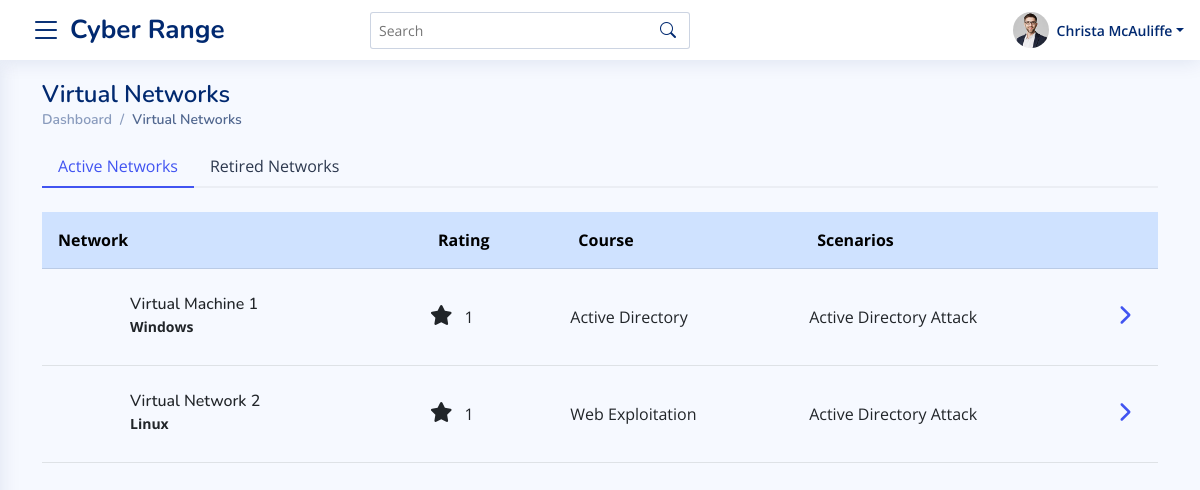
The page /instructor/virtaul-networks (signed in) on the database as committed earlier.
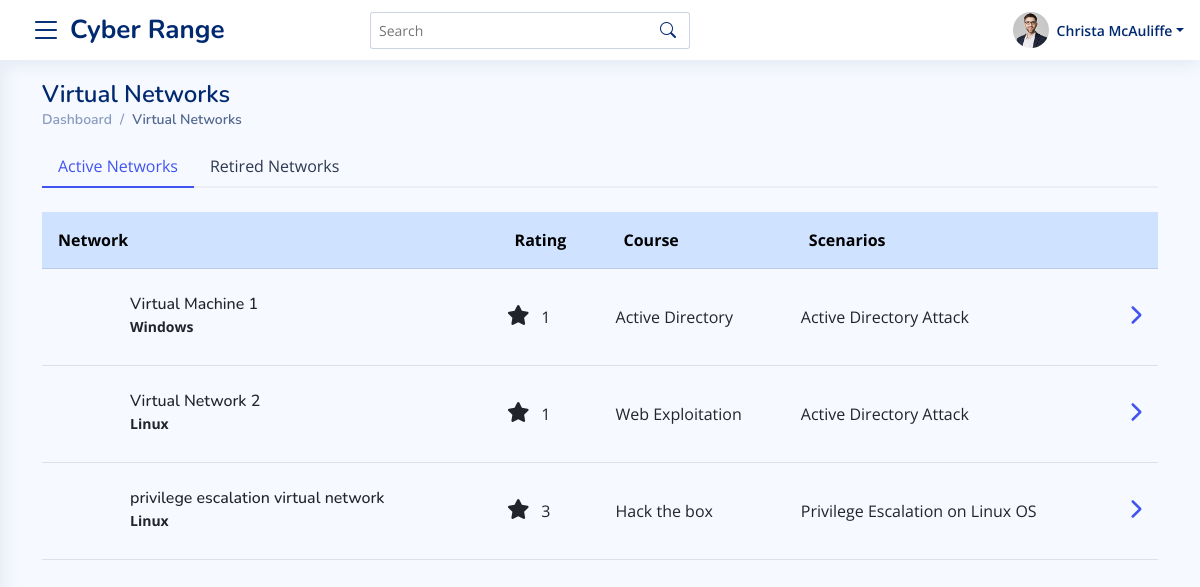
The same page on the database as committed later.
### master_app/models.py (models this page shows, shortened)
class VirtualNetwork(models.Model):
    course = models.ForeignKey(Course, on_delete=models.CASCADE)
    name = models.CharField(max_length=100)
    description = RichTextField()
    operating_system = models.CharField(max_length=3, default=1 , choices=OPERATING_SYSTEM_CHOICES)
    scenarios = models.CharField(max_length=50, default="1" , choices=SCENARIOS_CATEGORYIES)
    rating  = models.CharField(max_length=1 , default="1", choices=RATING_CHOICES)
    ip_address = models.GenericIPAddressField(blank=True, null=True)
    def get_operating_system(self):
        try:
            return OPERATING_SYSTEM_CHOICES_TEXT[self.operating_system]
        except:
            return None
    def get_scenarios(self):
        try:
            return SCENARIOS_CATEGORYIES_TEXT[self.scenarios]
        except:
            return None

class Course(models.Model):
    instructor = models.ForeignKey(User, on_delete=models.CASCADE)
    name = models.CharField(max_length=100)
    start_time = models.DateTimeField(auto_now_add=False, default=timezone.now)
    end_time = models.DateTimeField(auto_now_add=False, default=timezone.now)
    created_timestamp = models.DateTimeField( auto_now_add=True )
    description = RichTextField()
    is_approved = models.CharField(max_length=10, choices=APPROVED_CHOICES, default="Pending")
    def __str__(self):
        return self.name

### master_app/views.py (the view)
# urls.py: path("instructor/virtaul-networks", views.InstructorVirtualNetworkList, name="instructor-virtual-network-url"),
@login_required
@teacher_required
def InstructorVirtualNetworkList(request):
    networks = [i for x in Course.objects.filter(instructor = request.user) for i in x.virtualnetwork_set.all() if len(x.virtualnetwork_set.all())>0 ]
    template_name = 'master_app/instructor/virutal_netwroks.html'
    context = {
        "networks" : networks
    }
    return render(request, template_name, context)

### master_app/templates/master_app/instructor/virutal_netwroks.html (shortened to what the changed rows need)
{%  extends 'base.html' %}
{% load static %}
{% block content %}
<main id="main" class="main">
    <section class="section dashboard">
      <div class="container">
        <div class="row">
          <div class="col-12">
            <div class="pagetitle">
              <h1>Virtual Networks</h1>
            </div>
          </div>
        </div>
            <div class="row">
                <div class="col-12">
                    <div class="card shadow-none bg-transparent p-0">
                        <div class="card-body px-0">
                              <div class="tab-content pt-2" id="borderedTabContent">
                                <div class="tab-pane fade show active" id="bordered-home" role="tabpanel" aria-labelledby="home-tab">
                                    <div class="card shadow-none bg-transparent mt-3">
                                        <div class="card-body px-0">
                                          <table class="table">
                                            <thead class="table-primary ">
                                              <tr >
                                                <th scope="col" class="p-3">Network</th>
                                                <th scope="col" class="p-3">Rating</th>
                                                <th scope="col" class="p-3">Course</th>
                                                <th scope="col" class="p-3">Scenarios</th>
                                                <th scope="col"></th>
                                              </tr>
                                            </thead>
                                            <tbody>
                                              {% for network in networks %}
                                                <tr >
                                                  <td class="py-3">
                                                      <div class="d-flex align-items-center">
                                                          <div class="card-icon rounded-circle d-flex align-items-center justify-content-center">
                                                          </div>
                                                          <div class="ps-3">
                                                            <h6 class="mb-0">{{ network.name }}</h6>
                                                            <span class=" small pt-1 fw-bold">{{ network.get_operating_system }}</span>
                                                          </div>
                                                        </div>
                                                  </td>
                                                  <td class="align-middle">
                                                      <i class="fas fa-star circle-icon fs-5 me-2"></i> {{ network.rating }}
                                                  </td>
                                                  <td class="align-middle">
                                                    {{ network.course }}
                                                  </td>
                                                  <td class="align-middle">
                                                    {{ network.get_scenarios }}
                                                  </td>
                                                  <td class="align-middle"><a data-bs-toggle="offcanvas" href="#offcanvasExample{{ network.name|slugify  }}" role="button" aria-controls="offcanvasExample{{ network.name|slugify  }}"><i class="fas fa-chevron-right fs-5"></i></a></td>
                                                </tr>
                                              {% endfor %}
                                            </tbody>
                                          </table>
                                        </div>
                                    </div>
                                </div>
                              </div>
                        </div>
                    </div>
                </div>
            </div>
          </div>
    </section>
</main>
{% endblock %}

Rows that differ between the two databases and show on the page:
added VirtualNetwork: name "privilege escalation virtual network", get_operating_system "Linux", rating "3", course "Hack the box", get_scenarios "Privilege Escalation on Linux OS"
